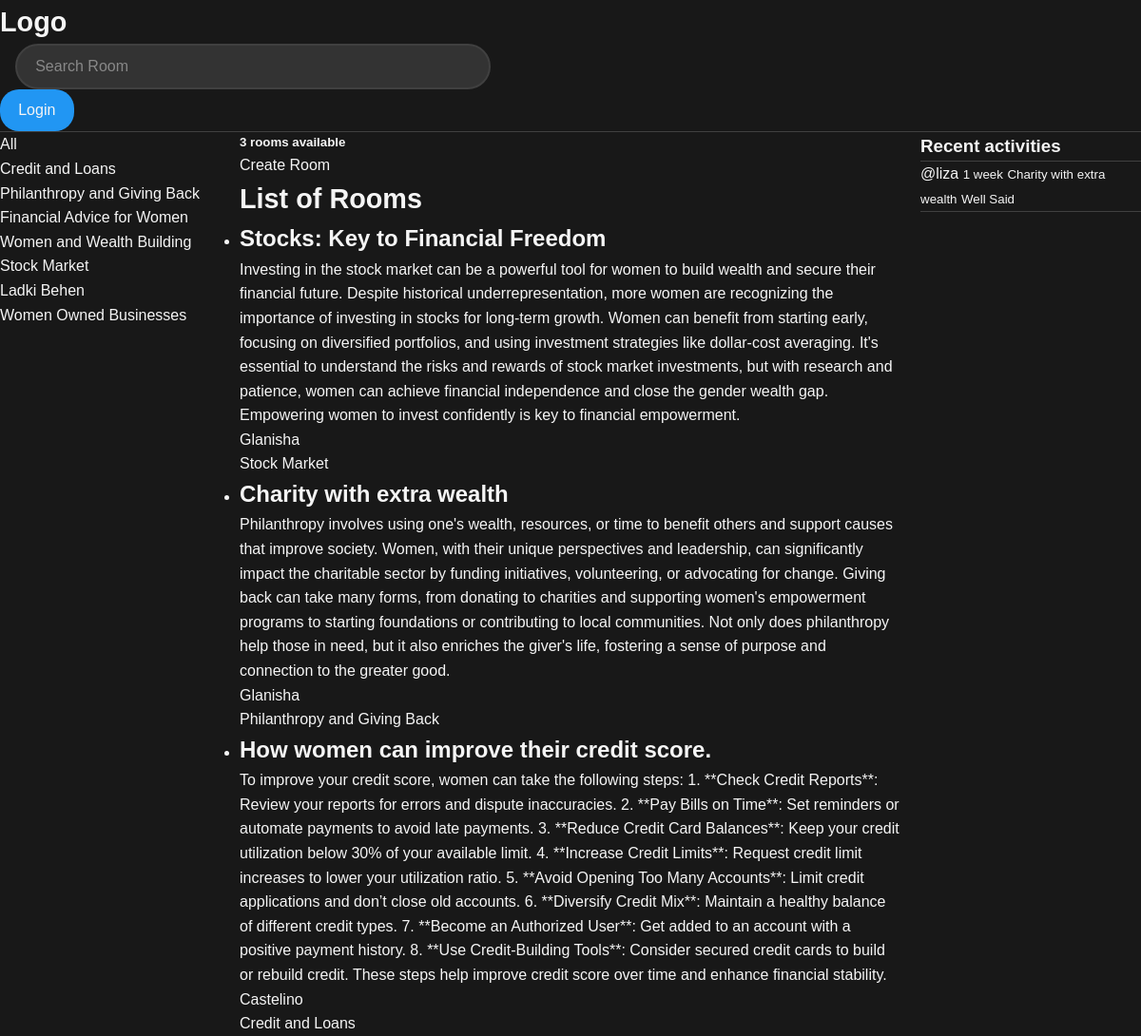
The page / on the database its author committed.
### base/models.py (models this page shows, shortened)
class Topic(models.Model):
    name=models.CharField(max_length=200)

class Room(models.Model):
    host=models.ForeignKey(User, on_delete=models.SET_NULL, null=True)
    topic=models.ForeignKey(Topic, on_delete=models.SET_NULL, null=True)
    name = models.CharField(max_length=200)
    description = models.TextField(null=True, blank=True)
    participants=models.ManyToManyField(User, related_name="participants", blank=True)
    updated = models.DateTimeField(auto_now=True)
    created = models.DateTimeField(auto_now_add=True)
    class Meta:
        ordering=["-updated", "-created"]
    def __str__(self):
        return self.name

class Message(models.Model):
    user=models.ForeignKey(User, on_delete=models.CASCADE)
    room = models.ForeignKey(Room, on_delete=models.CASCADE)
    body= models.TextField()
    updated = models.DateTimeField(auto_now=True)
    created = models.DateTimeField(auto_now_add=True)
    def __str__(self):
        return self.body[0:30]

### base/views.py (the view)
# urls.py: path("", views.home, name="home"),
def home(request):
    q = request.GET.get('q')
    if q:
        rooms = Room.objects.filter(
            Q(topic__name__icontains=q) |
            Q(name__icontains=q) |
            Q(description__icontains=q)
        )
    else:
        rooms = Room.objects.all()
    topics = Topic.objects.all()
    room_count = rooms.count()
    if q:
        room_messages = Message.objects.filter(
            Q(room__topic__name__icontains=q)
        ).order_by("-created")
    else:
        room_messages = Message.objects.all().order_by("-created")
    return render(request, "base/home.html", {
        "rooms": rooms,
        "topics": topics,
        "room_count": room_count,
        "room_messages": room_messages
    })

### base/templates/base/home.html (shortened to what this page needs)
{% extends 'main.html' %}
    {% block content %}
    <div class="main-container">
      <div>
        {% include 'base/sidebar.html' %}
      </div>
      <div>
        {% include 'base/roomsdisplay.html' %}
      </div>
      <div>
        {% include 'base/activity.html' %}
      </div>
    </div>
    {% endblock %}

### base/templates/base/sidebar.html
<div>
    <a href="{% url 'base:home' %}">All</a>
  </div>
  <ul>
    {% for topic in topics %}
      <li><a href="{% url 'base:home' %}?q={{ topic.name }}">{{ topic.name }}</a></li>
    {% empty %}
      <p>No topics available.</p>
    {% endfor %}
  </ul>

### base/templates/base/roomsdisplay.html (shortened to what this page needs)
<h5>{{room_count}} rooms available</h5>
<a href="{% url 'base:createRoom' %}">Create Room</a>
<h1>List of Rooms</h1>
<ul>
  {% for room in rooms %}
  <li>
    <a href="{% url 'base:room' room.id %}">
      <h2>{{ room.name }}</h2>
      <p>{{ room.description }}</p>
      {% if room.host %}
<a href="{% url 'base:user-profile' room.host.id %}">
  {{ room.host }}
</a>
{% else %}
<p>Host information not available</p>
{% endif %}
      <p>{{ room.topic.name }}</p>
    </a>
  </li>
  {% empty %}
  <p>No rooms available.</p>
  {% endfor %}
</ul>

### base/templates/base/activity.html (shortened to what this page needs)
<h3>Recent activities</h3>
        <hr>
        {%for message in room_messages%}
        <div>
          <a  href="{% url 'base:user-profile' message.user.id %}">@{{message.user}}</a>
          <small>{{message.created|timesince}}</small>
          <small>{{message.room}}</small>
          <small>{{message}}</small>
        <hr>
        </div>
        {% endfor %}

### static/styles/main.css (style rules this page uses)
* { margin: 0; padding: 0; box-sizing: border-box; }
body { font-family: Arial, sans-serif; background-color: #181818; color: #f5f5f5; line-height: 1.6; }
h1 { font-size: 1.8rem; font-weight: 700; color: #f5f5f5; text-decoration: none; }
a { text-decoration: none; color: inherit; transition: color 0.3s ease; }
hr { border: none; height: 1px; background-color: #404040; margin: 0; }

### base/templates/base/home.html (style rules this page uses)
.main-container { display: grid; grid-template-columns: 1fr 3fr 1fr; gap: 20px; }

### rows shown on the page
Topic: name "Credit and Loans"
Topic: name "Philanthropy and Giving Back"
Topic: name "Financial Advice for Women"
Topic: name "Women and Wealth Building"
Topic: name "Stock Market"
Topic: name "Ladki Behen"
Topic: name "Women Owned Businesses"
Room: name "Stocks: Key to Financial Freedom", description "Investing in the stock market can be a powerful tool for women to build wealth and secure their financial future. Despite historical underrepresentation, more women are recognizing the importance of investing in stocks for long-term growth. Women can benefit from starting early, focusing on diversified portfolios, and using investment strategies like dollar-cost averaging. It's essential to understand the risks and rewards of stock market investments, but with research and patience, women can achieve financial independence and close the gender wealth gap. Empowering women to invest confidently is key to financial empowerment.", host "Glanisha", topic.name "Stock Market"
Room: name "Charity with extra wealth", description "Philanthropy involves using one's wealth, resources, or time to benefit others and support causes that improve society. Women, with their unique perspectives and leadership, can significantly impact the charitable sector by funding initiatives, volunteering, or advocating for change. Giving back can take many forms, from donating to charities and supporting women's empowerment programs to starting foundations or contributing to local communities. Not only does philanthropy help those in need, but it also enriches the giver's life, fostering a sense of purpose and connection to the greater good.", host "Glanisha", topic.name "Philanthropy and Giving Back"
Room: name "How women can improve their credit score.", description "To improve your credit score, women can take the following steps: 1. **Check Credit Reports**: Review your reports for errors and dispute inaccuracies. 2. **Pay Bills on Time**: Set reminders or automate payments to avoid late payments. 3. **Reduce Credit Card Balances**: Keep your credit utilization below 30% of your available limit. 4. **Increase Credit Limits**: Request credit limit increases to lower your utilization ratio. 5. **Avoid Opening Too Many Accounts**: Limit credit applications and don’t close old accounts. 6. **Diversify Credit Mix**: Maintain a healthy balance of different credit types. 7. **Become an Authorized User**: Get added to an account with a positive payment…", host "Castelino", topic.name "Credit and Loans"
Message: user "liza", created "1 week", room "Charity with extra wealth", body "Well Said"

### other values the page prints
{{ room_count }} "3"
